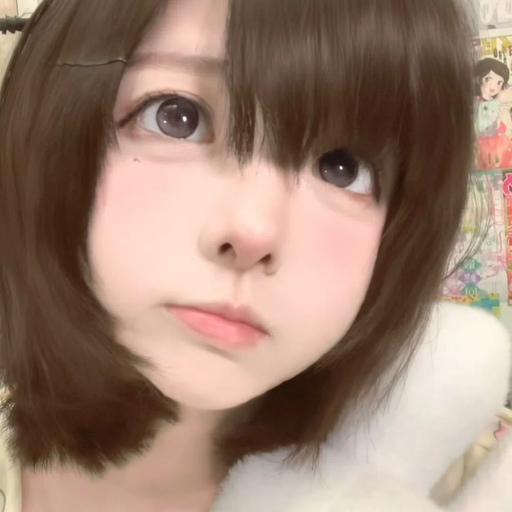
#> input picture logo.png, 512 x 512 px
$ python -i utils.py   (imports and definitions only)
#> lines starting #> are read from the running program, lines starting #| are printed output that depends on the picture
"""Shared utility helpers."""

from __future__ import annotations

import base64
import asyncio
import binascii
import hashlib
import inspect
import json
import math
import mimetypes
import os
import re
import secrets
import time
from dataclasses import dataclass
from collections.abc import Mapping
from io import BytesIO
from typing import Any, Dict, Iterable, List, Optional, Tuple
from urllib.parse import unquote, urlsplit

import aiohttp

from .constants import GENERATION_TIMING_STAGES


IMAGE_EXTENSIONS = {
    ".png",
    ".jpg",
    ".jpeg",
    ".webp",
    ".gif",
    ".bmp",
    ".avif",
    ".heic",
    ".heif",
    ".tif",
    ".tiff",
    ".jfif",
    ".svg",
}

# These limits are checked from image headers before Pillow expands pixels.
# They are deliberately conservative defaults and can be overridden by the
# normalized plugin configuration at call sites.
DEFAULT_MAX_IMAGE_DIMENSION = 16_384
DEFAULT_MAX_IMAGE_PIXELS = 64 * 1024 * 1024
DEFAULT_MAX_ANIMATION_FRAMES = 8


# [4 lines left out: function new_trace_id, not called in this run]


# [5 lines not run here, left out]


@dataclass(frozen=True)
class JsonLoadResult:
    """Structured result for stores that must not confuse failure with empty data."""

    data: Dict[str, Any]
    status: str
    error: str = ""

    @property
    def ok(self) -> bool:
        return self.status in {"missing", "ok"}


# [21 lines left out: function load_json_file_result, not called in this run]


def load_json_file(path: str) -> Dict[str, Any]:
    """Backward-compatible forgiving JSON object loader."""
    return load_json_file_result(path).data


# [176 lines left out: functions save_json_file, save_json_file_compact, detect_mime_by_bytes, looks_like_image_bytes, image_validation_limits, image_geometry_error and 3 more, not called in this run]


def guess_image_content_type(source: str, fallback: str = "image/png") -> str:
    text = str(source or "")
    lowered = text.lower()
    if lowered.startswith("data:"):
        header = text.split(",", 1)[0]
        media_type = header[5:].split(";", 1)[0].strip()
        if media_type.startswith("image/"):
            return normalize_image_mime(media_type)
    path_text = lowered.split("#", 1)[0].split("?", 1)[0]
    guessed = mimetypes.guess_type(path_text)[0] or ""
    if guessed.startswith("image/"):
        return normalize_image_mime(guessed)
    if path_text.endswith((".jpg", ".jpeg", ".jfif")):
        return "image/jpeg"
    if path_text.endswith(".webp"):
        return "image/webp"
    if path_text.endswith(".gif"):
        return "image/gif"
    if path_text.endswith(".bmp"):
        return "image/bmp"
    if path_text.endswith((".tif", ".tiff")):
        return "image/tiff"
    if path_text.endswith(".avif"):
        return "image/avif"
    if path_text.endswith(".heic"):
        return "image/heic"
    if path_text.endswith(".heif"):
        return "image/heif"
    if path_text.endswith(".svg"):
        return "image/svg+xml"
    return fallback


# [54 lines left out: functions decode_base64_payload, data_url_to_bytes, not called in this run]


def bytes_to_data_url(data: bytes, mime: str = "") -> str:
    resolved = normalize_image_mime(mime or detect_mime_by_bytes(data))
    return f"data:{resolved};base64,{base64.b64encode(data).decode('utf-8')}"


# [360 lines left out: functions save_image_bytes, collect_record_cache_paths, collect_unreferenced_record_cache_paths, safe_delete_relative_files, collect_cache_cleanup_candidates, group_cache_cleanup_candidates and 8 more, not called in this run]


def _is_inline_media_source(value: Any, source_type: str = "") -> bool:
    return _media_source_kind(value, source_type) == "base64"


# [722 lines left out: functions _detail_media_source, redact_generation_record_for_detail, generation_record_media_sources, _truncate_text, split_generation_record_images, normalize_generation_duration and 6 more, not called in this run]


def _audit_reason_with_score(reason: str, audit_type: str, percentage: float) -> str:
    prefix = " ".join((audit_type or "risk", f"{percentage:g}%"))
    return f"{prefix}：{reason}" if reason else prefix


# [110 lines left out: functions parse_audit_response_text, extract_image_urls, unique, not called in this run]


# [95 lines not run here, left out]


# [38 lines left out: functions extract_event_text, extract_command_message, not called in this run]


REFERENCE_IMAGE_COMMANDS = (
    "看看COS", "看看腿", "看看你", "看看", "自拍", "合影", "合照",
    "图生图", "文生图", "生图", "画", "nai5", "nai",
)
_COMMAND_MENTION_RE = re.compile(
    r"\[CQ:at,qq=([^,\]\s]+)(?:,[^\]]*)?\]|\[At:([^\]\s]+)\]"
    r"|<@!?([^>\s]+)>|<at:([^>\s]+)>"
    r"|<qqbot-at-user\s+id=[\"']([^\"']+)[\"']\s*/>"
    r"|@[^@\s()（）]+[（(]([^\s)）]+)[)）]"
    r"|@([\w-]+)(?=\s|$|[,，:：|])",
    re.IGNORECASE,
)


# [17 lines left out: function _command_text_match, not called in this run]


def _message_field(obj: Any, key: str) -> Any:
    return obj.get(key) if isinstance(obj, Mapping) else getattr(obj, key, None)


# [64 lines left out: functions _message_chain_text, _current_message_texts, extract_command_mention_ids, _command_inline_text, not called in this run]


QUOTE_TEXT_MAX_CHARS = 6000

# Quoted bodies frequently carry protocol noise instead of prompt material.
# Only whole-token placeholders are dropped, so a real sentence that merely
# starts with 图片 ("图片里的女孩穿白色连衣裙") survives.
_CQ_CODE_RE = re.compile(r"\[CQ:[^\]]*\]")
_MEDIA_PLACEHOLDERS = frozenset(
    {"图片", "语音", "文件", "表情", "动画表情", "图片消息"}
)


# [118 lines left out: functions _clean_quote_text, extract_quote_text, not called in this run]


IMAGE_SOURCE_METADATA_FIELDS = frozenset({
    "author", "sender", "user", "users", "member", "members", "group", "guild",
    "mentions", "avatar", "avatar_url", "group_avatar",
})


# [143 lines left out: functions extract_image_sources_from_event, event_user_id, event_group_id, extract_group_id_from_text, not called in this run]

>>> import cv2
>>> picture = cv2.imread('../logo.png', cv2.IMREAD_GRAYSCALE)
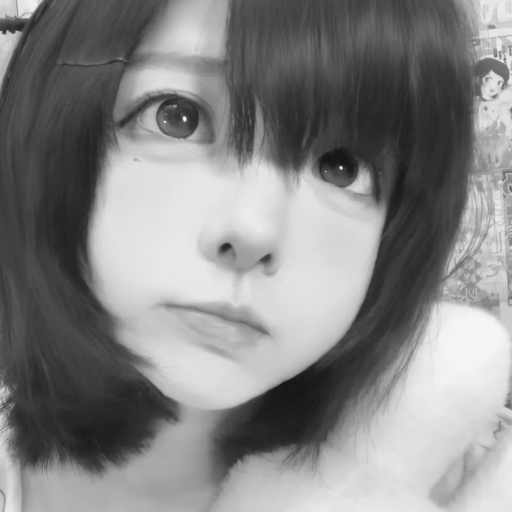
#> picture: shape (512, 512); min 20, max 250, mean 133.3
>>> result = guess_image_content_type(picture)
#> (the run stopped early here; a loop or call above may not have finished)
